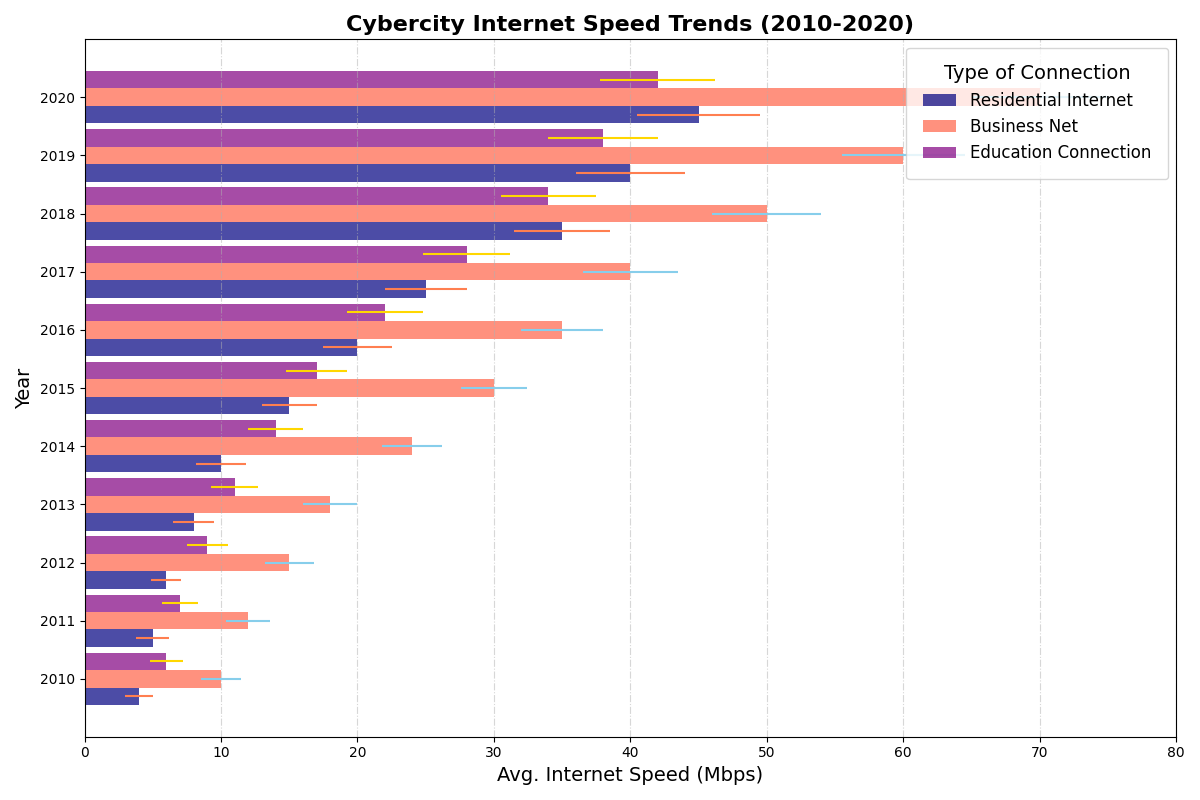

Write Python code to recreate this figure.
import matplotlib.pyplot as plt
import numpy as np

years = np.arange(2010, 2021)

residential_speed = np.array([4, 5, 6, 8, 10, 15, 20, 25, 35, 40, 45])
business_speed = np.array([10, 12, 15, 18, 24, 30, 35, 40, 50, 60, 70])
education_speed = np.array([6, 7, 9, 11, 14, 17, 22, 28, 34, 38, 42])

residential_variability = np.array([1, 1.2, 1.1, 1.5, 1.8, 2, 2.5, 3, 3.5, 4, 4.5])
business_variability = np.array([1.5, 1.6, 1.8, 2, 2.2, 2.4, 3, 3.5, 4, 4.5, 5])
education_variability = np.array([1.2, 1.3, 1.5, 1.7, 2, 2.2, 2.8, 3.2, 3.5, 4, 4.2])

plt.figure(figsize=(12, 8))

bar_width = 0.3

plt.barh(years - bar_width, residential_speed, xerr=residential_variability, height=bar_width, 
         align='center', color='navy', alpha=0.7, label='Residential Internet', ecolor='coral')
plt.barh(years, business_speed, xerr=business_variability, height=bar_width, 
         align='center', color='tomato', alpha=0.7, label='Business Net', ecolor='skyblue')
plt.barh(years + bar_width, education_speed, xerr=education_variability, height=bar_width, 
         align='center', color='purple', alpha=0.7, label='Education Connection', ecolor='gold')

plt.title('Cybercity Internet Speed Trends (2010-2020)', fontsize=16, fontweight='bold')
plt.xlabel('Avg. Internet Speed (Mbps)', fontsize=14)
plt.ylabel('Year', fontsize=14)
plt.xticks(np.arange(0, 81, 10))
plt.yticks(years)

plt.grid(True, linestyle='-.', alpha=0.5, axis='x')

plt.legend(title='Type of Connection', fontsize=12, title_fontsize=14, loc='upper right', borderpad=1)

plt.tight_layout()

plt.show()
